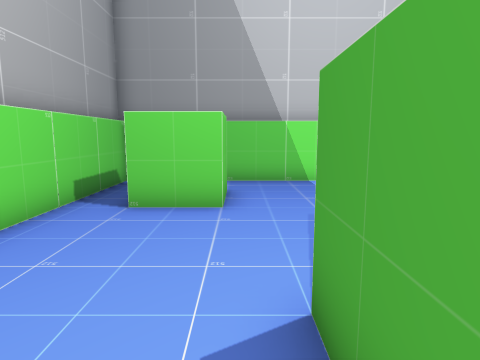
[1] (above)

13 first-person views from a walk through a scene from a Unity 3-D project. The camera is 1.5 m above the floor, tilts 8° down and sees 75° across. The floor is counted in squares, 1 m on a side. Each view is taken from the middle of a square. On the plan, view 1 faces up. The plan holds only what a view shows up to about 15 squares ahead; the rest is blank.

[2]
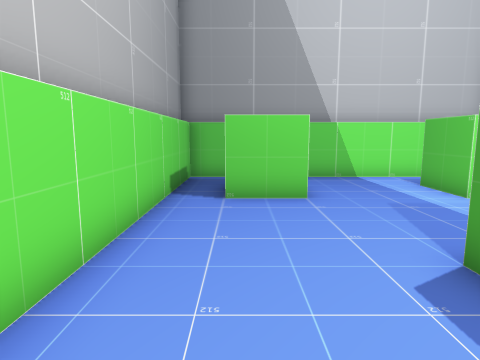

[3]
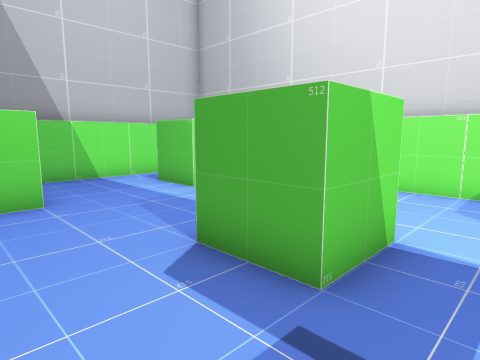

[4]
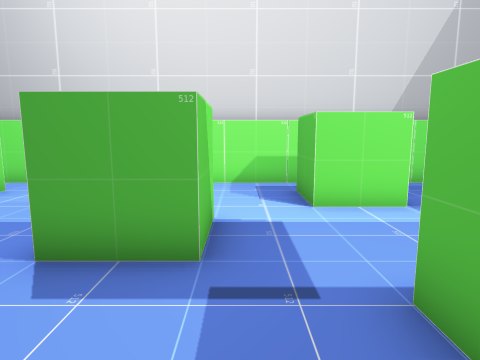

[5]
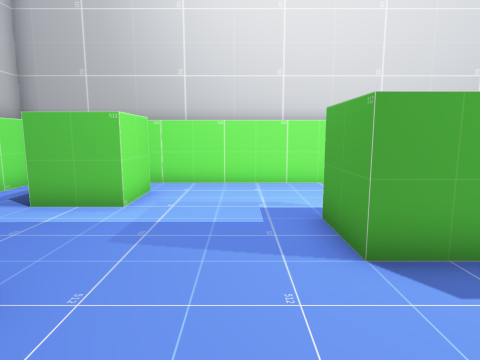

[6]
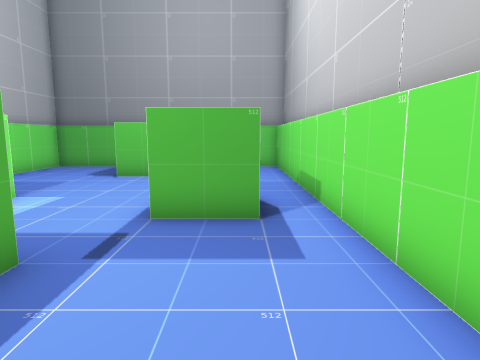

[7]
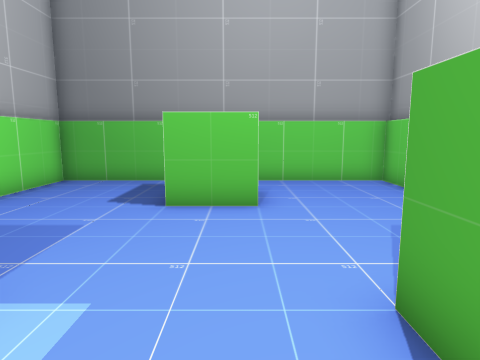

[8]
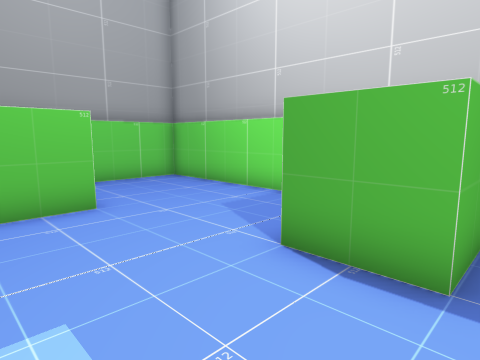

[9]
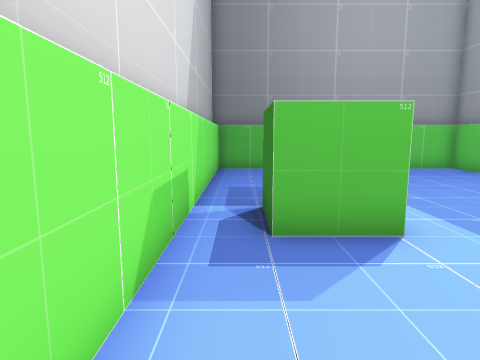

[10]
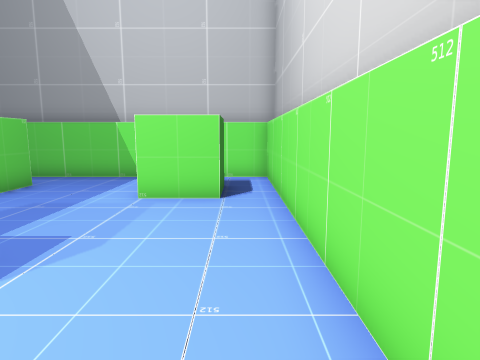

[11]
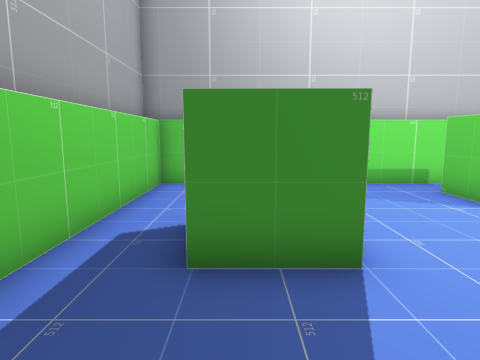

[12]
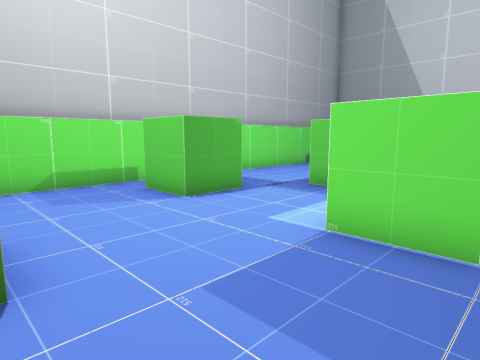

[13]
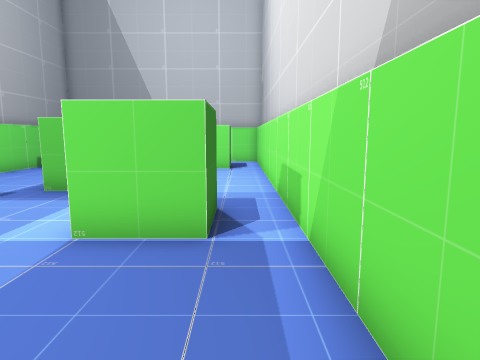

### Floor plan
Points are (right, up) in squares from view 1. A wall is a line through its corners. A room is listed if a view was taken in it or the views show most of it. See-through windows are left out.
Room 1 (views 1, 2, 3, 4, 5, 6, 9, 10)
walls: (0.6, 0.5) (0.6, 2.5) (2.6, 2.5); (2.6, 0.5) (1.6, 0.5); (-0.4, 8.5) (-0.4, 6.5) (-2.4, 6.5); (5.5, 6.5) (3.5, 6.5) (3.5, 8.5); (3.5, -1.6) (5.5, -1.6) (5.5, -3.6); (-2.4, -1.6) (-0.4, -1.6); (3.6, 10.5) (-3.8, 10.5) (-3.8, -3.5); (7, -3.5) (7, 6.5)
ways out: opening at (-3, -2.5) to room 2; opening at (1.6, -0.4) to room 2; opening at (6, -2.5) to room 2; opening at (4.5, 9.5) to room 3; opening at (6, 7.5) to room 3
Room 2 (views 7, 8, 11, 12, 13)
walls: (0.5, -7.6) (2.6, -7.6) (2.6, -9.6); (5.5, -3.6) (3.5, -3.6) (3.5, -1.6); (-0.4, -1.6) (-0.4, -3.6) (-2.4, -3.6); (-3.8, -3.5) (-3.8, -11.5) (7, -11.5) (7, -3.5); (1.6, 0.5) (0.6, 0.5)
ways out: opening at (-3, -2.5) to room 1; opening at (1.6, -0.4) to room 1; opening at (6, -2.5) to room 1
Room 3 (no view inside)
walls: (5.5, 8.1) (5.5, 6.5); (7, 6.5) (7, 10.5) (3.6, 10.5)
ways out: opening at (4.5, 9.5) to room 1; opening at (6, 7.5) to room 1

Positions as (right, up) in squares from view 1, and headings:
1: (0, 0), facing up
2: (-2, -1), facing up
3: (-2, -1), facing up-right
4: (-3, 0), facing right
5: (-3, 4), facing right
6: (-2, 4), facing down
7: (1, -1), facing down
8: (3, -1), facing down-left
9: (6, 3), facing down
10: (6, -1), facing up
11: (6, -9), facing left
12: (6, -8), facing up-left
13: (6, -8), facing up
